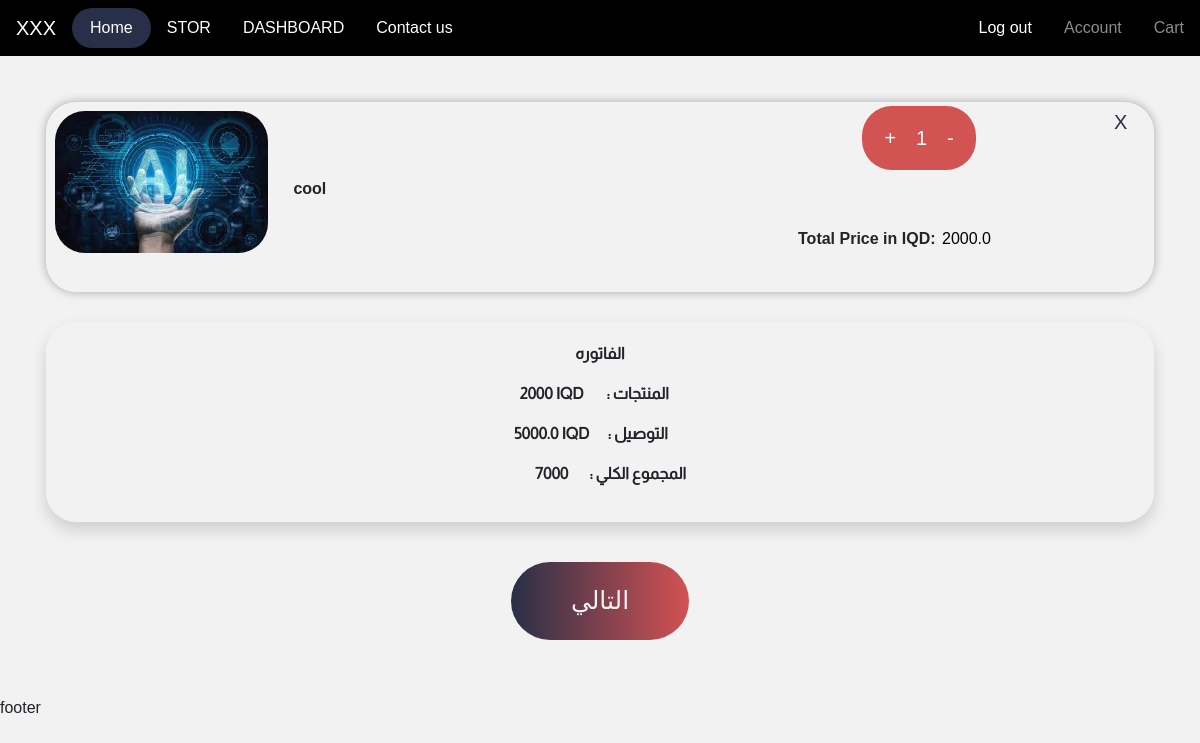
/CART (signed in), run on the app's committed database.
### app/models.py (models this page shows, shortened)
class item(models.Model):
    name = models.CharField(max_length=40)
    price = models.FloatField()
    item_image = models.ManyToManyField(images , null=True , blank=True)
    quintity = models.IntegerField(default = 0)
    sell_num = models.IntegerField(default = 0)
    shop = models.ForeignKey(shops,on_delete=models.CASCADE , blank=True , null = True)
    categorys = models.ManyToManyField(category)
    def cover(self):
        return self.item_image.first().image.url

class images(models.Model):
    image = models.ImageField(upload_to='images')

class shops(models.Model):
    Name = models.CharField(max_length=20)
    woner = models.OneToOneField(Brand,on_delete=models.CASCADE , null=True,blank = True)
    backgroundImage = models.ForeignKey(shopscover,on_delete=models.CASCADE,null=True ,blank=True)
    mainColor = models.CharField(max_length=20,null=True,blank=True)
    subColor = models.CharField(max_length=20,null=True,blank=True)
    cats = models.ManyToManyField(shopsCat , blank=True)
    shiping = models.FloatField(null=True,blank=True)
    shiping2 = models.FloatField(null=True,blank=True)
    sm = models.ManyToManyField(smedia,blank=True)
    icon = models.FileField(upload_to='iconeimage/' , null=True , blank=True )

### app/stor.py (the view, shortened to what this page needs)
# urls.py: path('CART',Cart,name="cart"),
def Cart(e):
        try:
            shop = shops.objects.get(woner = Brand.objects.get(user = e.user))
            data = cart.objects.get(adder = e.user)
        except:
            shop = shops.objects.get(woner = Brand.objects.get(user = User.objects.get(username = e.session['store'])))
            data = cart.objects.get(session_id = e.session['noneuser'])
        return render(e,'store/cart.html',{
            'data':data,
            "stor":shop
        })

### app/templatetags/main_tag.py (called while the page is built)
def type(user):
    inf = Influencer.objects.all()
    brand = Brand.objects.all()
    for i in brand:
        if user == i.user:
            return "brand"
    for i in inf:
        if user == i.user:
            return "Influencer"

### templates/store/cart.html (shortened to what this page needs)
{%extends "base.html"%}
{%load static%}
{%block body%}
<div class="center m-auto p-3 container-md">
  <form action="" method="post">
    {%for i in data.items.all%}
      <div class="rud flex p-1 itemincart sb" >
        <div class="flex" style="flex:60%;">
           <div class="itemimage">
            {%if i.item_image.first%}
              <img src="{{i.cover}}" alt="" class="cartimage">
            {%endif%}
           </div>
           <div class="center" style="margin:auto 20px;">
            <p>{{i.name}}</p>
           </div>
        </div>
        <div class="flex" style="flex:28%; justify-content: space-around;">
          <div class="cartButton center p-3" style="margin:auto;">
            <button onclick="add('qt{{i.id}}' ,'{{i.price}}' , 'price{{i.id}}')" type="button" class=""> + </button>
            <input type="number" name="qt" id="qt{{i.id}}" min="0" max="{{i.quintity}}" class="qtInput" placeholder="1" value="1" onchange="qt(this.value , '{{i.price}}' ,'price{{i.id}}')">
            <button onclick="sub('qt{{i.id}}' , '{{i.price}}' , 'price{{i.id}}')" type="button"> - </button>
          </div>
          <div class="flex center p-3 sb" style="margin:auto;">
            <p style="margin: 20px 5px">
              Total Price in IQD: <span><input id="price{{i.id}}" class="price" style="margin-top: 20px;" onchange="tprice()" value="{{i.price}}" readonly ></span>
            </p>
          </div>
        </div>
        <div style="flex:2%;">
            <button class="cbtn" name="delete" value="{{i.id}}">X</button>
        </div>
      </div>
    {%endfor%}
      <div class="pal rud shadow center">
        <div class="infoHolder center container-md">
          <p>الفاتوره </p>
          <div class="flex sb">
            <div>
              <p id="items">000000 IQD</p>
              {%if stor.shiping and stor.shiping2%}
              <p>
                <label for="shping1">{{stor.shiping2}}   المحافضات  </label>
              <input type="radio" name="shipping" id="shping1" class="shipping" value="{{stor.shiping2}}">
              <label for="shping1">{{stor.shiping}} بغداد  </label>
              <input type="radio" name="shipping" id="shping1" class="shipping" value="{{stor.shiping}}">
              </p>
              <p id="total">0000 IQD</p>
                <script>
                  items = 0.0
                  main = document.getElementsByClassName('price')
                  Array.from(main).forEach((e)=>{
                    items += parseFloat(e.value)
                  })
                  document.getElementById('items').innerHTML = items + ' IQD'
                  radio = document.getElementsByClassName('shipping')
                  Array.from(radio).forEach((e)=>{
                    e.addEventListener('click',()=>{
                      total = items+parseFloat(e.value)
                      document.getElementById('total').innerHTML = total + ' IQD'
                    })
                  })
                </script>
              {%else%}
                <p><span id="ship" class="shipping">{{stor.shiping}}</span> <span>IQD</span></p>
                <p id="total">0000 IQD</p>
                {%endif%}
              </div>
            <div style="display:block;">
              <div>
                <p>: المنتجات</p>
              </div>
              <div>
                {%if stor.shiping  and stor.shiping2 %}
                  <p> : التوصيل</p>
                {%else%}
                  <p> : التوصيل</p>
                {%endif%}
              </div>
              <div>
                <p>: المجموع الكلي</p>
              </div>
            </div>
          </div>
        </div>
      </div>
        <div class="container-md center" style="width:fit-content;margin:40px auto;">
          <button class="Abtn" type="submit" name="next" value="next">
            التالي
          </button>
          </form>
        </div>
  </div>
{%endblock%}

### static/css/main.css (style rules this page uses)
:root { --shadow:0px 0px 8px 1px rgba(0, 0, 0, 0.25); --rounded:30px; --num-cols:3; --subcolor:#d35252; --subcolorBlue:#282F48; --textColor:#f2f2f2; }
html,body { background-color: #f2f2f2; height: 100%; margin:0; }
body { margin:0; padding: 0; overflow-x: hidden; }
.rud { border-radius: var(--rounded); }
.flex { display: flex; flex-wrap:wrap; }
.itemincart { width:100%; margin:30px auto; box-shadow:var(--shadow); overflow:hidden; padding:20px; height:fit-content; text-align: center; }
.cartimage { width:160; height: 142px; border-radius: var(--rounded); object-fit: cover; margin:5px 5px }
.sb { justify-content: space-between; }
.cartButton { padding:5px; margin:10px; justify-content: center; background-color:var(--subcolor); border-radius: var(--rounded); }
.cartButton input { width:max(30px); outline: none; border:none; background-color: transparent; color:white; text-align: center; font-size:20px; }
.cartButton input::placeholder { color:white;font-size: 20px; }
.cartButton button { background-color: transparent; color:white; font-size:20px; border:none; outline:none; }
.Abtn { background-image:linear-gradient(to right , #282F48 , #d35252); font-size: 25px; border: none; outline:none; border-radius: 55px; color:#f2f2f2; padding:20px 60px; }
.cbtn { background-color: transparent; font-size: 20px; border: none; outline:none; border-radius: 50%; color:#282F48; }
.shadow { box-shadow: var(--shadow); }
.infoHolder { margin: 0 auto; font-family:mainFont-req; text-align: center; width:fit-content; padding:20px; }
.price { width:max(100px); overflow-x:scroll; border:none; outline: none; background-color: transparent; }

### static/css/instagram.css (style rules this page uses)
* { box-sizing: border-box; }
body { width:100%; height:100%; font-family: Sans-serif; }
p { font-weight: bold; }

### data on the page
item: cover (picture), name "cool", price "2000.0"
shops: shiping "5000.0"
